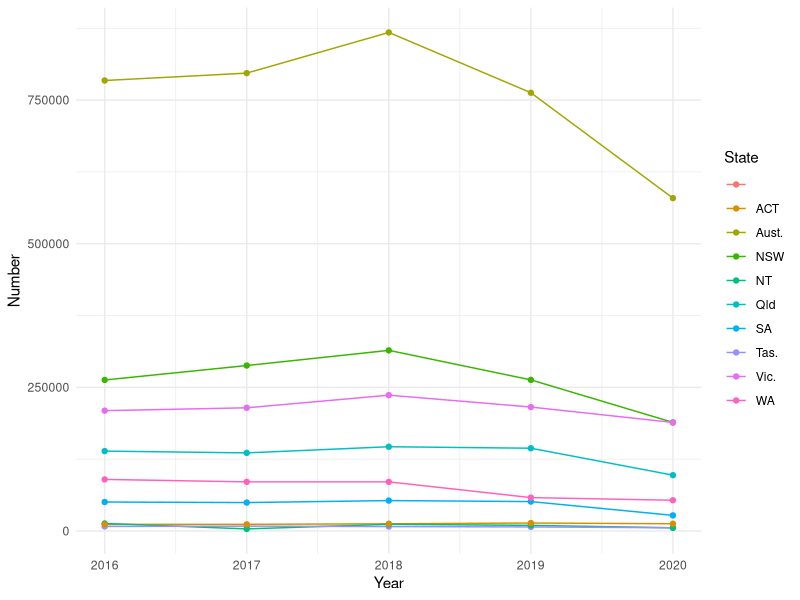

This chart was generated by the following R code:
## ---- chunk 1
library(readr)
library(dplyr)
library(tidyr)
library(ggplot2)

data <- read.csv("Australian Bureau of Statistics-2.csv")
## ---- chunk 2
nm  <- names(data)
idx <- grepl("^Between[._ ]\\d{4}[._ ]and[._ ]\\d{4}$", nm)  
nm[idx] <- sub("^Between[._ ](\\d{4}).*$", "\\1", nm[idx])
names(data) <- nm

## ---- chunk 3
data <- data %>% 
  slice(1:10) 
## ---- chunk 4
year_cols <- c("2016", "2017", "2018", "2019", "2020")

df_long <- data %>%
  select(State = X, all_of(year_cols)) %>%
  pivot_longer(
    cols = -State,
    names_to = "Year",
    values_to = "Number"
  ) %>%
  mutate(
    Number = as.numeric(gsub(",", "", Number)),
    Year = as.integer(Year)
  )

ggplot(df_long, aes(x = Year, y = Number, color = State, group = State)) +
  geom_line() +
  geom_point() +
  theme_minimal()

